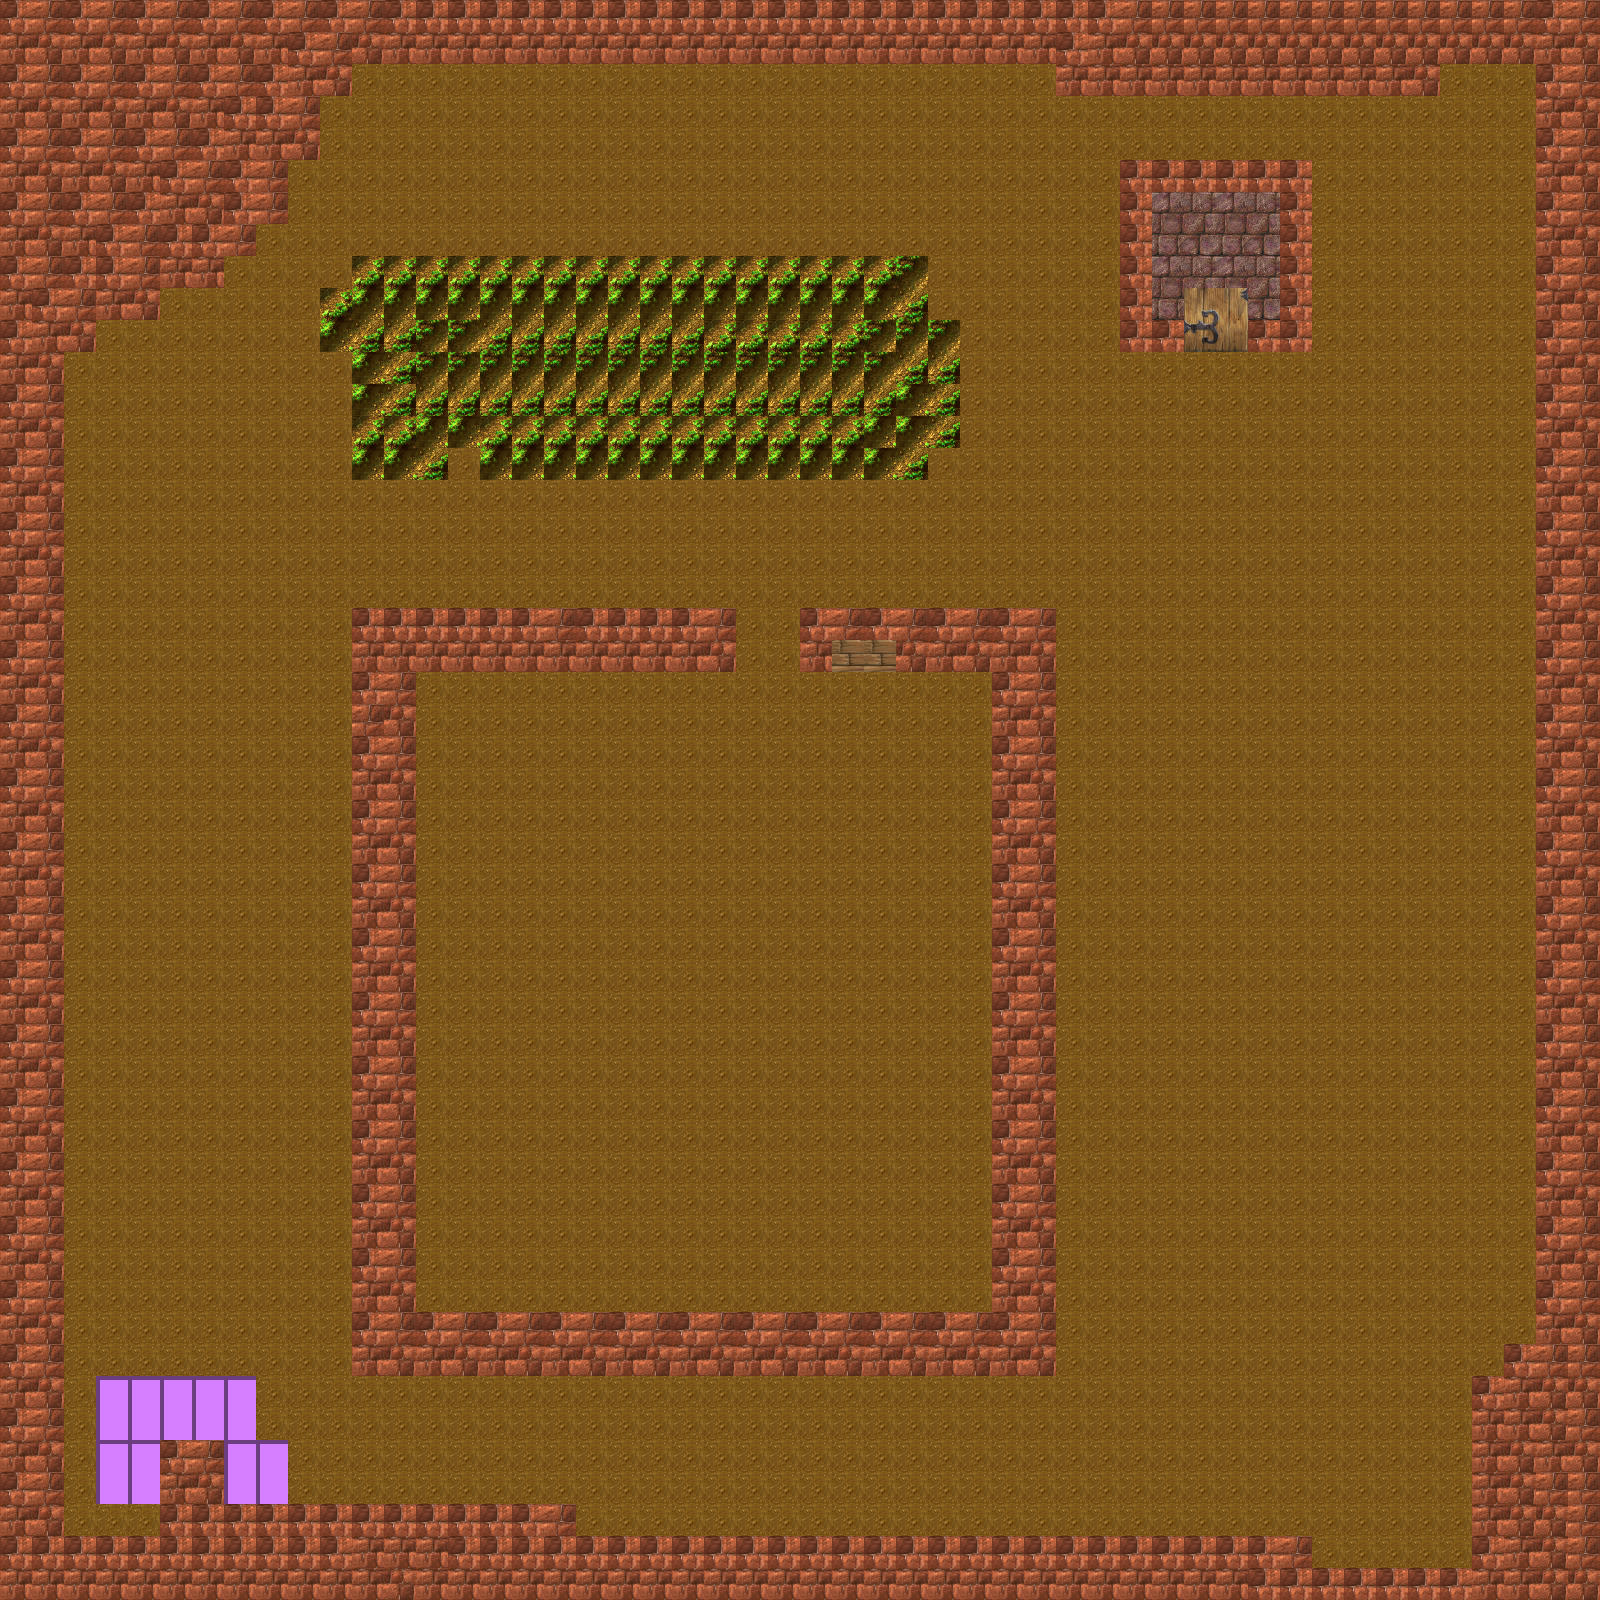

The image is a tile-based game level rendered from a .tmx file. Its description and source (layers, tilesets, objects; grid data summarised) follow:
An orthogonal 50x50 tile map with 32x32 px tiles, 1 tile layer (Tile Layer 1).

<map version="1.2" tiledversion="1.3.2" orientation="orthogonal" renderorder="right-down" compressionlevel="0" width="50" height="50" tilewidth="32" tileheight="32" infinite="0" nextlayerid="4" nextobjectid="1">
 <tileset firstgid="1" name="terrain" tilewidth="32" tileheight="32" tilecount="1024" columns="32">
  <image source="../img/terrain.png" width="1024" height="1024" />
  <tile id="14">
   <properties>
    <property name="collision" value="" />
   </properties>
  </tile>
  <tile id="15">
   <properties>
    <property name="collision" value="" />
   </properties>
  </tile>
  <tile id="46">
   <properties>
    <property name="collision" value="" />
   </properties>
  </tile>
  <tile id="47">
   <properties>
    <property name="collision" value="" />
   </properties>
  </tile>
  <tile id="322">
   <properties>
    <property name="door" value="" />
   </properties>
  </tile>
  <tile id="323">
   <properties>
    <property name="door" value="" />
   </properties>
  </tile>
  <tile id="332">
   <properties>
    <property name="grass" value="" />
   </properties>
  </tile>
  <tile id="333">
   <properties>
    <property name="grass" value="" />
   </properties>
  </tile>
  <tile id="354">
   <properties>
    <property name="door" value="" />
   </properties>
  </tile>
  <tile id="355">
   <properties>
    <property name="door" value="" />
   </properties>
  </tile>
  <tile id="364">
   <properties>
    <property name="grass" value="" />
   </properties>
  </tile>
  <tile id="365">
   <properties>
    <property name="grass" value="" />
   </properties>
  </tile>
  <tile id="386">
   <properties>
    <property name="door" value="" />
   </properties>
  </tile>
  <tile id="387">
   <properties>
    <property name="door" value="" />
   </properties>
  </tile>
  <tile id="418">
   <properties>
    <property name="door" value="" />
   </properties>
  </tile>
  <tile id="419">
   <properties>
    <property name="door" value="" />
   </properties>
  </tile>
 </tileset>
 <layer id="1" name="Tile Layer 1" width="50" height="50">
  <data>[2500 cells, 2500 non-empty, 20 distinct tile ids]</data>
 </layer>
</map>